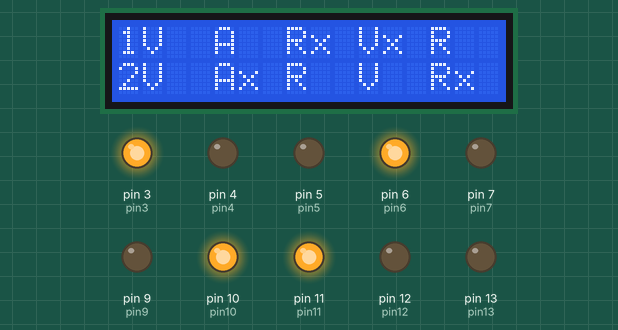
This sketch was run on a simulated Arduino Uno, built with avr-gcc and run on an emulated ATmega328P. Shown: 16×2 character LCD, output pins drawn as LEDs (lit = HIGH).

Above: at 0.1 s.
At 3.2 s:
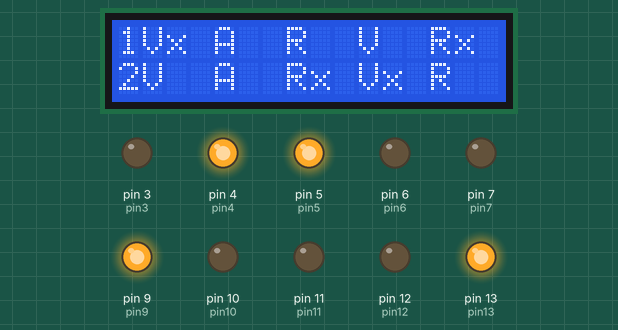
At 6.2 s:
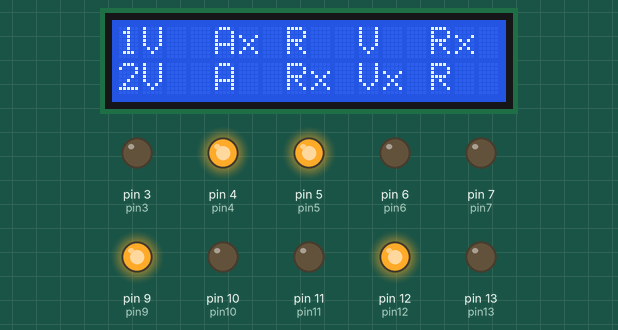
At 9.2 s:
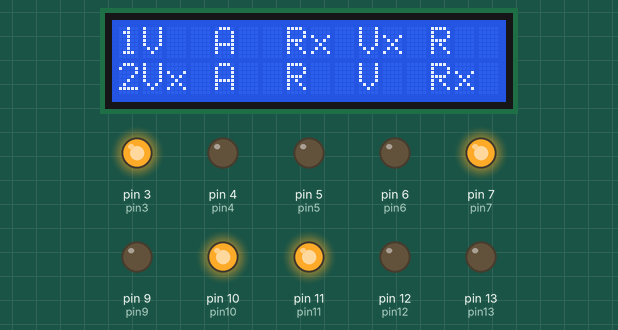
Timing chart, 0 to 40.0 s (numbered marks = the images above):
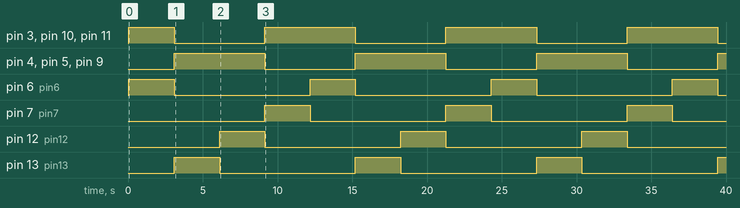

Measured:
- by itself, pin 3 (pin3), pin 10 (pin10), pin 11 (pin11): repeats every 12.1 s: LOW 6.1 s, HIGH 6.1 s
- by itself, pin 4 (pin4), pin 5 (pin5), pin 9 (pin9): alternates HIGH for 6.1 s and LOW for 6.1 s
- by itself, pin 6 (pin6), pin 7 (pin7), pin 12 (pin12), pin 13 (pin13): alternates HIGH for 3.0 s and LOW for 9.1 s
- what the display in image 1 shows lasts 3.1 s, from 3.1 s to 6.2 s

The sketch:

arduino-led-display.ino
```cpp
// C++ code

//incluindo biblioteca do led i2c
#include <Adafruit_LiquidCrystal.h>
#include <Wire.h>

 //endereço I2C - 0x27, 16 column and 2 rows
Adafruit_LiquidCrystal lcd_1(0);

//carros 1
int pin13 = 13;
int pin12 = 12;
int pin11 = 11;

//pedestre 1
int pin10 = 10;
int pin9 = 9;

//carros 2
int pin7 = 7;
int pin6 = 6;
int pin5 = 5;

//pedestre 2
int pin4 = 4;
int pin3 = 3;

//declaração de OUTPUT e LCD
void setup(){

  //ligar LCD
  lcd_1.begin(16,2);


  //carros 1
  pinMode (pin13, OUTPUT);
  pinMode (pin12, OUTPUT);
  pinMode (pin11, OUTPUT);

  //pedestre 1
  pinMode (pin10, OUTPUT);
  pinMode (pin9, OUTPUT);

  //carros 2
  pinMode (pin7, OUTPUT);
  pinMode (pin6, OUTPUT);
  pinMode (pin5, OUTPUT);

  //pedestre 2
  pinMode (pin4, OUTPUT);
  pinMode (pin3, OUTPUT);

}

//declaração de LOOP
void loop (){

  //carros 1
  digitalWrite (pin13, LOW);
  digitalWrite (pin12, LOW);
  digitalWrite (pin11, HIGH);

  //pedestre 1
  digitalWrite (pin10, HIGH);
  digitalWrite (pin9, LOW);

  //carros 2
  digitalWrite (pin7, LOW);
  digitalWrite (pin6, HIGH);
  digitalWrite (pin5, LOW);

  //pedestre 2
  digitalWrite (pin4, LOW);
  digitalWrite (pin3, HIGH);

  //LCD
  lcd_1.setCursor(0,0);
  lcd_1.print("1V  A  Rx Vx R ");
  lcd_1.setCursor(0,1);
  lcd_1.print("2V  Ax R  V  Rx");

  //3 segundos
  delay (3000);

  //apaga vermelho e acende verde c1
  digitalWrite (pin13, HIGH);
  digitalWrite (pin12, LOW);
  digitalWrite (pin11, LOW);

  //apaga amarelo e acende vermelho c2
  digitalWrite (pin7, LOW);
  digitalWrite (pin6, LOW);
  digitalWrite (pin5, HIGH);

  //apaga verde e acende vermelho p1
  digitalWrite (pin10, LOW);
  digitalWrite (pin9, HIGH);

  //apaga vermelho e acende verde p2
  digitalWrite (pin4, HIGH);
  digitalWrite (pin3, LOW);

  //LCD
  lcd_1.setCursor(0,0);
  lcd_1.print("1Vx A  R  V  Rx");
  lcd_1.setCursor(0,1);
  lcd_1.print("2V  A  Rx Vx R ");

  //3 segundos
  delay (3000);

  //apaga verde e acende amarelo c1
  digitalWrite (pin13, LOW);
  digitalWrite (pin12, HIGH);
  digitalWrite (pin11, LOW);

   //mantem c2
  digitalWrite (pin7, LOW);
  digitalWrite (pin6, LOW);
  digitalWrite (pin5, HIGH);

  //mantem p1
  digitalWrite (pin10, LOW);
  digitalWrite (pin9, HIGH);

  //mantem p2
  digitalWrite (pin4, HIGH);
  digitalWrite (pin3, LOW);

  //LCD
  lcd_1.setCursor(0,0);
  lcd_1.print("1V  Ax R  V  Rx");
  lcd_1.setCursor(0,1);
  lcd_1.print("2V  A  Rx Vx R ");

  //3 segundos
  delay (3000);

  //apaga amarelo e acende vermelho c1
  digitalWrite (pin13, LOW);
  digitalWrite (pin12, LOW);
  digitalWrite (pin11, HIGH);

  //apaga vermelho e acende verde c2
  digitalWrite (pin7, HIGH);
  digitalWrite (pin6, LOW);
  digitalWrite (pin5, LOW);

  //apaga vermelho e acende verde p1
  digitalWrite (pin10, HIGH);
  digitalWrite (pin9, LOW);

  //apaga verde e acende vermelho p2
  digitalWrite (pin4, LOW);
  digitalWrite (pin3, HIGH);

  //LCD
  lcd_1.setCursor(0,0);
  lcd_1.print("1V  A  Rx Vx R ");
  lcd_1.setCursor(0,1);
  lcd_1.print("2Vx A  R  V  Rx");

  //3 segundos
  delay (3000);

}
```
